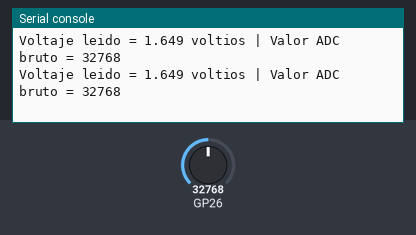
Recording of a program running on a simulated Raspberry Pi Pico running MicroPython. Shown: the last lines printed to the serial console. Inputs (shaded band) come from the test bench; at power-on: GP26 = 32768 (analog values on the 0–65535 scale).

Above: at 1.2 s.
1.3 s: GP26 set to 45874
At 1.9 s:
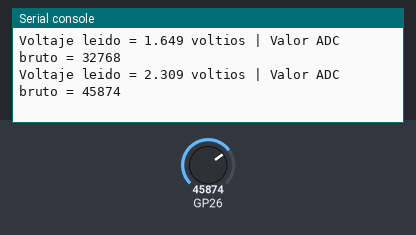
2.8 s: GP26 set to 57670
At 3.4 s:
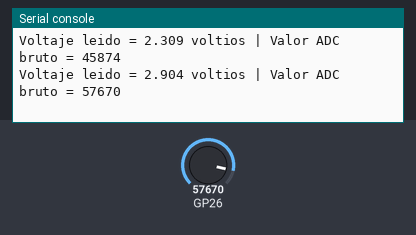
Timing chart, 0 to 5.8 s (numbered marks = the images above; inputs shaded):
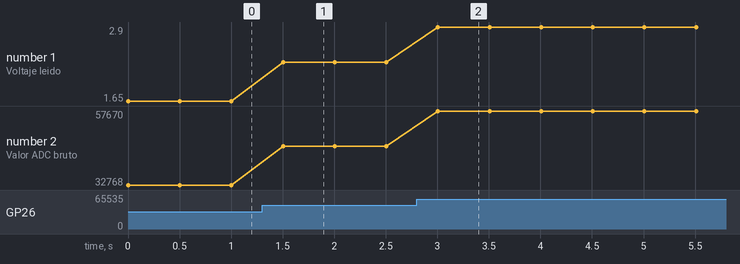

The program:

R2526CL11_ADC_poten_1_1.py
```python
# Taller Programación y Robótica en CMM BML – 2025 - 2026 - CL11 Sensor Humedad suelo
# Programa: Pruebas de lectura de sensor humadad tipo spakfun - con potenciometro
# Hardware platform: Pico _ & W / funciona igual sin cambios
# Librerias : Ninguna
# Ref librerias:
# Fecha JCSP 2026 03
# Licencia : CC BY-NC-SA 4.0
# REf basica
# 1.0 -> 1.1 CALIBRACION FINA

from machine import ADC
from time import sleep

# Informative block - start
p_ucontroler = "Pico W & Pico _"
p_keyOhw = "External potenciometer on GPIO26 ADC0 - pata + a VCC"
p_project = "Potenciometer basic reading with ADC0"
p_version = "1.0"
print(f"Microcontroler: {p_ucontroler} - Key other HW : {p_keyOhw}")
print(f"Program: {p_project} - Version: {p_version}")
# Informative block - end


# 1- Crea el objeto ADC que conecta el pin central
# del potenciometro a adc0 = gpio 26
# Los otros 2 pines a +3.3 y 0 volt respectivamente

POTENCIOMETRO_ADC = 0 # es el ADC0
potentiometer = machine.ADC(POTENCIOMETRO_ADC)
MAXVOLT = 3.30
MINVOLT = 0.0002
MAXU16 = 65535
MINU16 = 64
FACTOR_CONVERSION = (MAXVOLT - MINVOLT) / (MAXU16 - MINU16)

# 2- Bucle de lectura
while True:
    potvalueRaw = potentiometer.read_u16()
    voltios = MINVOLT + (potvalueRaw - MINU16) * FACTOR_CONVERSION
    print(f"Voltaje leido = {voltios:.3f} voltios | Valor ADC bruto = {potvalueRaw}")
    # print(f"Voltaje leido = {voltios:.2f} voltios")
    sleep(.5)
```

Measured:
- after the input at 1.3 s, the serial console: prints a new line after 0.20 s (image 1)
- after the input at 2.8 s, the serial console: prints a new line after 0.21 s (image 2)
- plotted number 1: 1.65 → 2.31 after the input at 1.3 s, 2.31 → 2.9 after the input at 2.8 s
- plotted number 2: 32768 → 45874 after the input at 1.3 s, 45874 → 57670 after the input at 2.8 s
